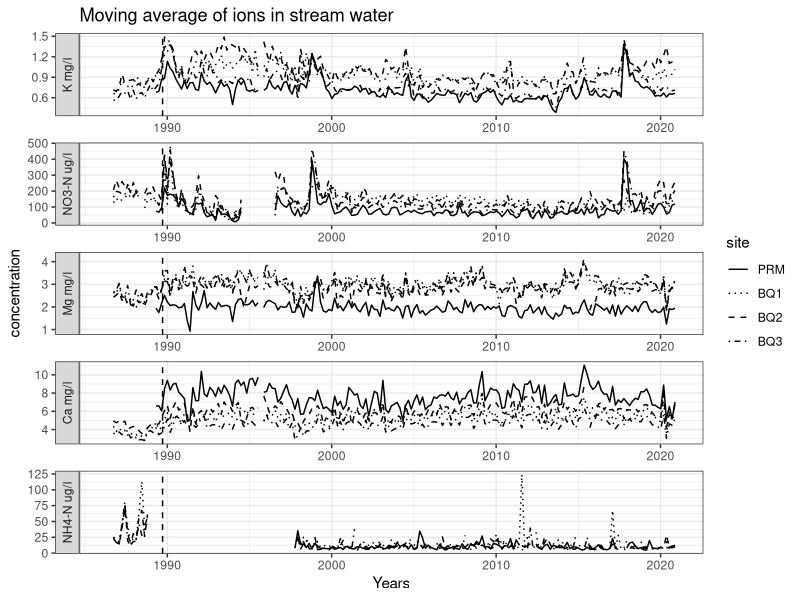

Reproduce this figure in R.
## ---- chunk 1
library(tidyverse)
df <- read_csv("../output/allsite_mvavg.csv")
df$ions <- factor(df$ions, levels=c("k_mgl","no3_ugl","mg_mgl","ca_mgl","nh4_ugl"))
df$site <- factor(df$site, levels=c("PRM","BQ1","BQ2","BQ3"))
## ---- chunk 2
#| warning: false
#| echo: true
#| fig-width: 7.5
#| fig-height: 8
ggplot(
  data = df,
  mapping = aes(
    x = window_start,
    y = concentration,
    linetype = site
  )
) +
  geom_line() +
  labs(
    title = "Moving average of ions in stream water",
    x = "Years"
  ) +
  facet_wrap(
    ~ions,
    scales = "free",
    ncol = 1,
    strip.position = "left",
    labeller = as_labeller(c(k_mgl="K mg/l",
                            ca_mgl="Ca mg/l",
                            mg_mgl="Mg mg/l",
                            nh4_ugl="NH4-N ug/l",
                            no3_ugl="NO3-N ug/l"))
  ) +
  theme_bw() +
  geom_vline(xintercept = ymd("1989-09-18"), linetype = "dashed") +
  scale_linetype_manual(values = c("PRM" = "solid", "BQ1" = "dotted", "BQ2" = "dashed", "BQ3" = "dotdash"))
